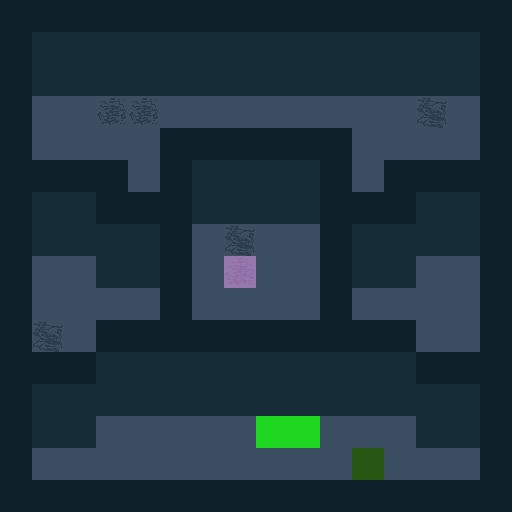

This is a level from a 2D game, rendered from its Tiled map with the project's own tilesets. A one-line summary and the complete map file follow:
An orthogonal 16x16 tile map with 32x32 px tiles, 4 tile layers (FloorAuto_values, FloorAuto, Grass_values, Regions), 6 tilesets.

<map version="1.4" tiledversion="1.4.2" orientation="orthogonal" renderorder="right-down" compressionlevel="0" width="16" height="16" tilewidth="32" tileheight="32" infinite="0" backgroundcolor="#696A79" nextlayerid="6" nextobjectid="1"><tileset firstgid="1" name="MRMOTEXT" tilewidth="8" tileheight="8" tilecount="512" columns="32" objectalignment="topleft" margin="0" spacing="0"><image source="../../../images/MRMOTEXT.png" width="256" height="128" /></tileset><tileset firstgid="513" name="GrassClean" tilewidth="32" tileheight="32" tilecount="12" columns="3" objectalignment="topleft" margin="0" spacing="0"><image source="../../../images/GrassClean.png" width="87" height="122" /></tileset><tileset firstgid="525" name="TilesClean" tilewidth="32" tileheight="32" tilecount="920" columns="40" objectalignment="topleft" margin="0" spacing="0"><image source="../../../images/TilesClean.png" width="1280" height="736" /></tileset><tileset firstgid="1445" name="Regions" tilewidth="32" tileheight="32" tilecount="7" columns="7" objectalignment="topleft"><image source="Regions.intgrid.png" width="224" height="32" /></tileset><tileset firstgid="1452" name="Grass" tilewidth="32" tileheight="32" tilecount="2" columns="2" objectalignment="topleft"><image source="Grass.intgrid.png" width="64" height="32" /></tileset><tileset firstgid="1454" name="FloorAuto" tilewidth="32" tileheight="32" tilecount="9" columns="9" objectalignment="topleft"><image source="FloorAuto.intgrid.png" width="288" height="32" /></tileset><layer id="1" name="FloorAuto_values" width="16" height="16" opacity="1"><data encoding="csv">1456,1456,1456,1456,1456,1456,1456,1456,1456,1456,1456,1456,1456,1456,1456,1456,1456,1462,1462,1462,1462,1462,1462,1462,1462,1462,1462,1462,1462,1462,1462,1456,1456,1462,1462,1462,1462,1462,1462,1462,1462,1462,1462,1462,1462,1462,1462,1456,1456,1454,1454,1454,1454,1454,1454,1454,1454,1454,1454,1454,1454,1454,1454,1456,1456,1454,1454,1454,1454,1456,1456,1456,1456,1456,1456,1454,1454,1454,1454,1456,1456,1456,1456,1456,1454,1456,1462,1462,1462,1462,1456,1454,1456,1456,1456,1456,1456,1462,1462,1456,1456,1456,1462,1462,1462,1462,1456,1456,1456,1462,1462,1456,1456,1462,1462,1462,1462,1456,1454,1454,1454,1454,1456,1462,1462,1462,1462,1456,1456,1454,1454,1462,1462,1456,1454,1454,1454,1454,1456,1462,1462,1454,1454,1456,1456,1454,1454,1454,1454,1456,1454,1454,1454,1454,1456,1454,1454,1454,1454,1456,1456,1454,1454,1456,1456,1456,1456,1456,1456,1456,1456,1456,1456,1454,1454,1456,1456,1456,1456,1462,1462,1462,1462,1462,1462,1462,1462,1462,1462,1456,1456,1456,1456,1462,1462,1462,1462,1462,1462,1462,1462,1462,1462,1462,1462,1462,1462,1456,1456,1462,1462,1454,1454,1454,1454,1454,1454,1454,1454,1454,1454,1462,1462,1456,1456,1454,1454,1454,1454,1454,1454,1454,1454,1454,1454,1454,1454,1454,1454,1456,1456,1456,1456,1456,1456,1456,1456,1456,1456,1456,1456,1456,1456,1456,1456,1456</data></layer><layer id="2" name="FloorAuto" width="16" height="16" opacity="1"><data encoding="csv">568,568,568,568,568,568,568,568,568,568,568,568,568,568,568,568,568,662,662,662,662,662,662,662,662,662,662,662,662,662,662,568,568,662,662,662,662,662,662,662,662,662,662,662,662,662,662,568,568,990,990,1030,1030,990,990,990,990,990,990,990,990,989,990,568,568,990,990,990,990,568,568,568,568,568,568,990,990,990,990,568,568,568,568,568,990,568,662,662,662,662,568,990,568,568,568,568,568,662,662,568,568,568,662,662,662,662,568,568,568,662,662,568,568,662,662,662,662,568,990,989,990,990,568,662,662,662,662,568,568,990,990,662,662,568,990,1030,990,990,568,662,662,990,990,568,568,990,990,990,990,568,990,990,990,990,568,990,990,990,990,568,568,989,990,568,568,568,568,568,568,568,568,568,568,990,990,568,568,568,568,662,662,662,662,662,662,662,662,662,662,568,568,568,568,662,662,662,662,662,662,662,662,662,662,662,662,662,662,568,568,662,662,990,990,990,990,990,990,990,990,990,990,662,662,568,568,990,990,990,990,990,990,990,990,990,990,1030,990,990,990,568,568,568,568,568,568,568,568,568,568,568,568,568,568,568,568,568</data></layer><layer id="3" name="Grass_values" width="16" height="16" opacity="1"><data encoding="csv">0,0,0,0,0,0,0,0,0,0,0,0,0,0,0,0,0,0,0,0,0,0,0,0,0,0,0,0,0,0,0,0,0,0,0,0,0,0,0,0,0,0,0,0,0,0,0,0,0,0,0,0,0,0,0,0,0,0,0,0,0,0,0,0,0,0,0,0,0,0,0,0,0,0,0,0,0,0,0,0,0,0,0,0,0,0,0,0,0,0,0,0,0,0,0,0,0,0,0,0,0,0,0,0,0,0,0,0,0,0,0,0,0,0,0,0,0,0,0,0,0,0,0,0,0,0,0,0,0,0,0,0,0,0,0,0,0,0,0,0,0,0,0,0,0,0,0,0,0,0,0,0,0,0,0,0,0,0,0,0,0,0,0,0,0,0,0,0,0,0,0,0,0,0,0,0,0,0,0,0,0,0,0,0,0,0,0,0,0,0,0,0,0,0,0,0,0,0,0,0,0,0,0,0,0,0,0,0,0,0,0,0,0,0,0,0,1452,1452,0,0,0,0,0,0,0,0,0,0,0,0,0,0,0,0,0,1453,0,0,0,0,0,0,0,0,0,0,0,0,0,0,0,0,0,0,0,0</data></layer><layer id="4" name="Regions" width="16" height="16" opacity="0.5"><data encoding="csv">0,0,0,0,0,0,0,0,0,0,0,0,0,0,0,0,0,0,0,0,0,0,0,0,0,0,0,0,0,0,0,0,0,0,0,0,0,0,0,0,0,0,0,0,0,0,0,0,0,0,0,0,0,0,0,0,0,0,0,0,0,0,0,0,0,0,0,0,0,0,0,0,0,0,0,0,0,0,0,0,0,0,0,0,0,0,0,0,0,0,0,0,0,0,0,0,0,0,0,0,0,0,0,0,0,0,0,0,0,0,0,0,0,0,0,0,0,0,0,0,0,0,0,0,0,0,0,0,0,0,0,0,0,0,0,1451,0,0,0,0,0,0,0,0,0,0,0,0,0,0,0,0,0,0,0,0,0,0,0,0,0,0,0,0,0,0,0,0,0,0,0,0,0,0,0,0,0,0,0,0,0,0,0,0,0,0,0,0,0,0,0,0,0,0,0,0,0,0,0,0,0,0,0,0,0,0,0,0,0,0,0,0,0,0,0,0,0,0,0,0,0,0,0,0,0,0,0,0,0,0,0,0,0,0,0,0,0,0,0,0,0,0,0,0,0,0,0,0,0,0,0,0,0,0,0,0</data></layer><objectgroup id="5" name="Entities" /></map>
